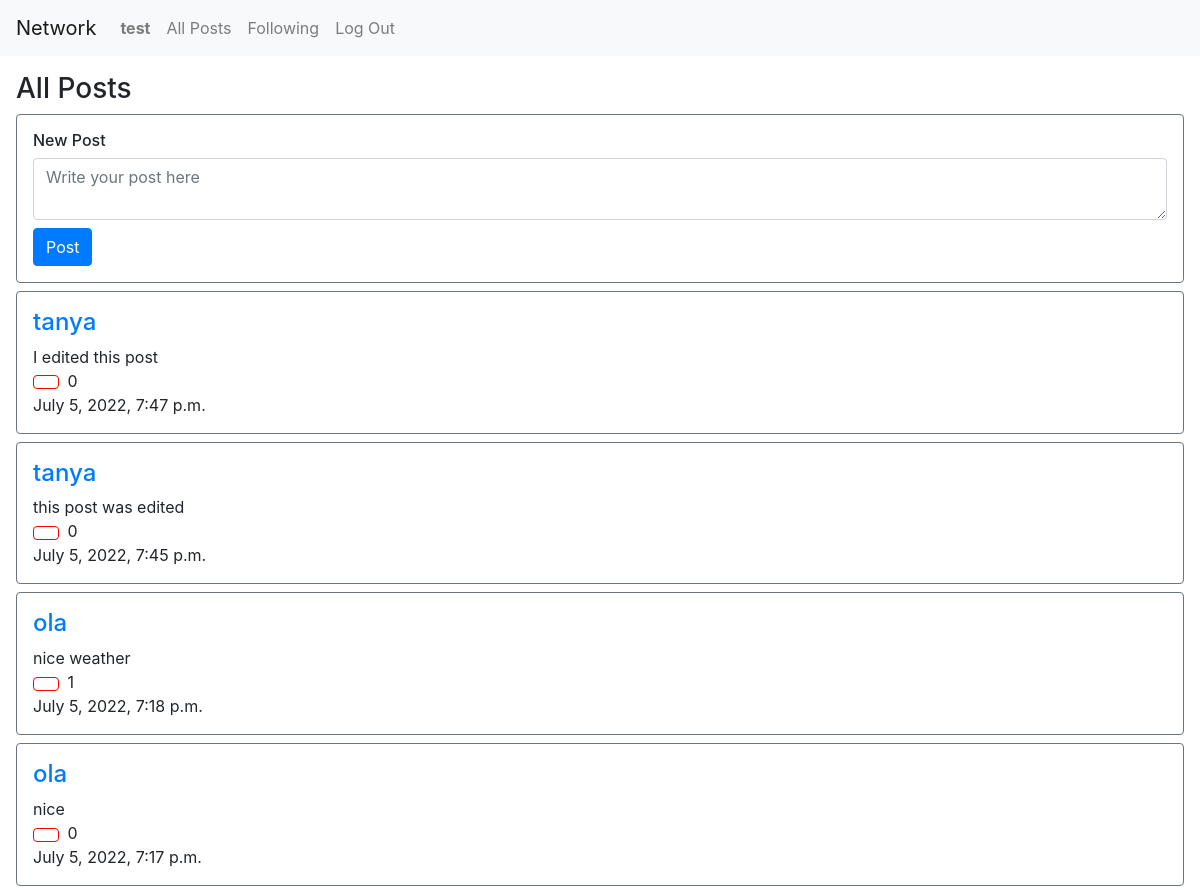
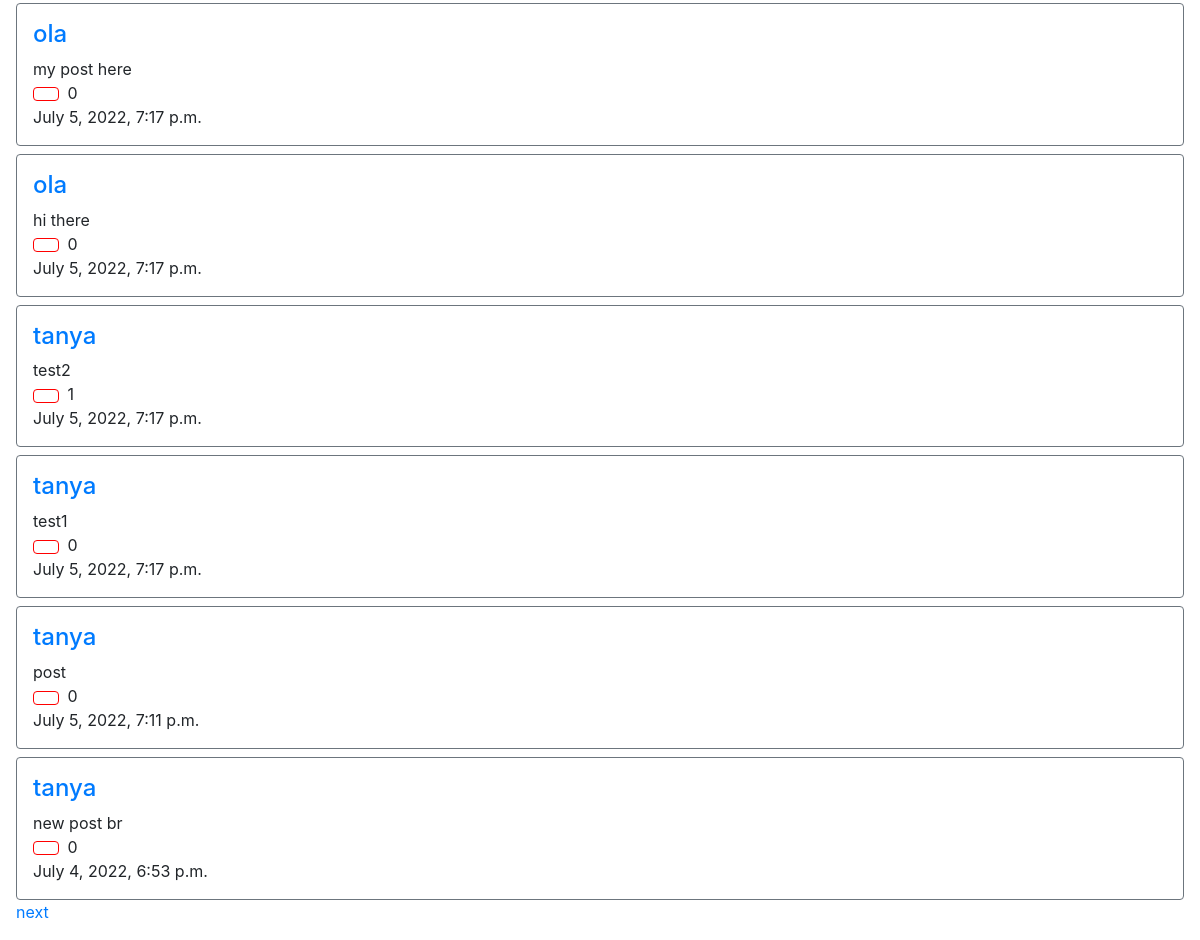
/ (signed in), run on the app's committed database (2 pictures, top to bottom).
### network/models.py (models this page shows, shortened)
class User(AbstractUser):
    pass

class Post(models.Model):
    user = models.ForeignKey(User, on_delete=models.CASCADE, related_name="user")
    post = models.CharField(max_length=300)
    timestamp = models.DateTimeField()
    likes = models.IntegerField(default=0)

### network/views.py (the view)
# urls.py: path("", views.index, name="index"),
def index(request):
    if request.method == "POST":
        user = request.user
        post = request.POST["post"]
        timestamp = datetime.now()
        if post != "":
            Post.objects.create(user = user, post = post, timestamp = timestamp, likes = 0)
    posts = Post.objects.all().order_by('-timestamp')
    for post in posts:
        post.likes = Like.objects.filter(post=post.id).count()
        post.save()
    paginator = Paginator(posts, 10) #show 10 posts per page
    page_number = request.GET.get('page') #default
    page_obj = paginator.get_page(page_number) # a list of posts on a certain page
    return render(request, "network/index.html", {
        "page_obj": page_obj
    })

### network/templates/network/index.html (shortened to what this page needs)
{% extends "network/layout.html" %}
{% load static %}
{% block body %}
<div id="all-posts" class="p-3">
  <h3>All Posts</h3>
  <div class="border border-secondary rounded p-3">
    <h6>New Post</h6>
    <form id="new-post-form" action="{% url 'index' %}" method="post">
      <textarea class="form-control mb-2" id="new-post-text" name="post" placeholder="Write your post here"></textarea>
      <input type="submit" class="btn btn-primary" id="new-post-send" value="Post"/>
    </form>
  </div>
  <div>
    {% for post in page_obj %}
    <div class="border border-secondary rounded p-3 mt-2">
      <h4><a href="{% url 'profile' post.user.id %}">{{ post.user }}</a></h4>
      <div id="post-{{post.id}}">{{ post.post }}</div>
      <button class="btn mr-1 d-inline-block" style="background-color:white; border-color: red;" id="like-btn-{{post.id}}" onclick="like('{{ post.id }}')"></button>
      <div id="like-count-{{post.id}}" class="d-inline-block">{{ post.likes }}</div>
      <div>{{ post.timestamp }}</div>
    </div>
    {% empty %}
      <li>no post</li>
    {% endfor %}
  </div>
  {% if page_obj.has_next %}
    <a href="?page={{ page_obj.next_page_number }}">next</a>
  {% endif %}
</div>
{% endblock %}

### network/templates/network/layout.html (shortened to what this page needs)
{% load static %}
<!DOCTYPE html>
<html lang="en">
    <head>
        <link rel="stylesheet" href="https://stackpath.bootstrapcdn.com/bootstrap/4.4.1/css/bootstrap.min.css">
        <link href="{% static 'network/styles.css' %}" rel="stylesheet">
    </head>
    <body>
        <nav class="navbar navbar-expand-lg navbar-light bg-light">
            <a class="navbar-brand" href="#">Network</a>
            <div>
              <ul class="navbar-nav mr-auto">
                {% if user.is_authenticated %}
                    <li class="nav-item">
                        <a class="nav-link" id="profile" href="{% url 'profile' user.id %}"><strong>{{ user.username }}</strong></a>
                    </li>
                {% endif %}
                <li class="nav-item">
                  <a class="nav-link" href="{% url 'index' %}">All Posts</a>
                </li>
                {% if user.is_authenticated %}
                    <li class="nav-item">
                        <a class="nav-link" id="following" href="{% url 'following' %}">Following</a>
                    </li>
                    <li class="nav-item">
                        <a class="nav-link" href="{% url 'logout' %}">Log Out</a>
                    </li>
                {% endif %}
              </ul>
            </div>
          </nav>
        <div class="body">
            {% block body %}
            {% endblock %}
        </div>
    </body>
</html>

### data on the page
User: username "test"
Post: user "tanya", post "I edited this post", likes "0", timestamp "July 5, 2022, 7:47 p.m."
Post: user "tanya", post "this post was edited", likes "0", timestamp "July 5, 2022, 7:45 p.m."
Post: user "ola", post "nice weather", likes "1", timestamp "July 5, 2022, 7:18 p.m."
Post: user "ola", post "nice", likes "0", timestamp "July 5, 2022, 7:17 p.m."
Post: user "ola", post "my post here", likes "0", timestamp "July 5, 2022, 7:17 p.m."
Post: user "ola", post "hi there", likes "0", timestamp "July 5, 2022, 7:17 p.m."
Post: user "tanya", post "test2", likes "1", timestamp "July 5, 2022, 7:17 p.m."
Post: user "tanya", post "test1", likes "0", timestamp "July 5, 2022, 7:17 p.m."
Post: user "tanya", post "post", likes "0", timestamp "July 5, 2022, 7:11 p.m."
Post: user "tanya", post "new post br", likes "0", timestamp "July 4, 2022, 6:53 p.m."
